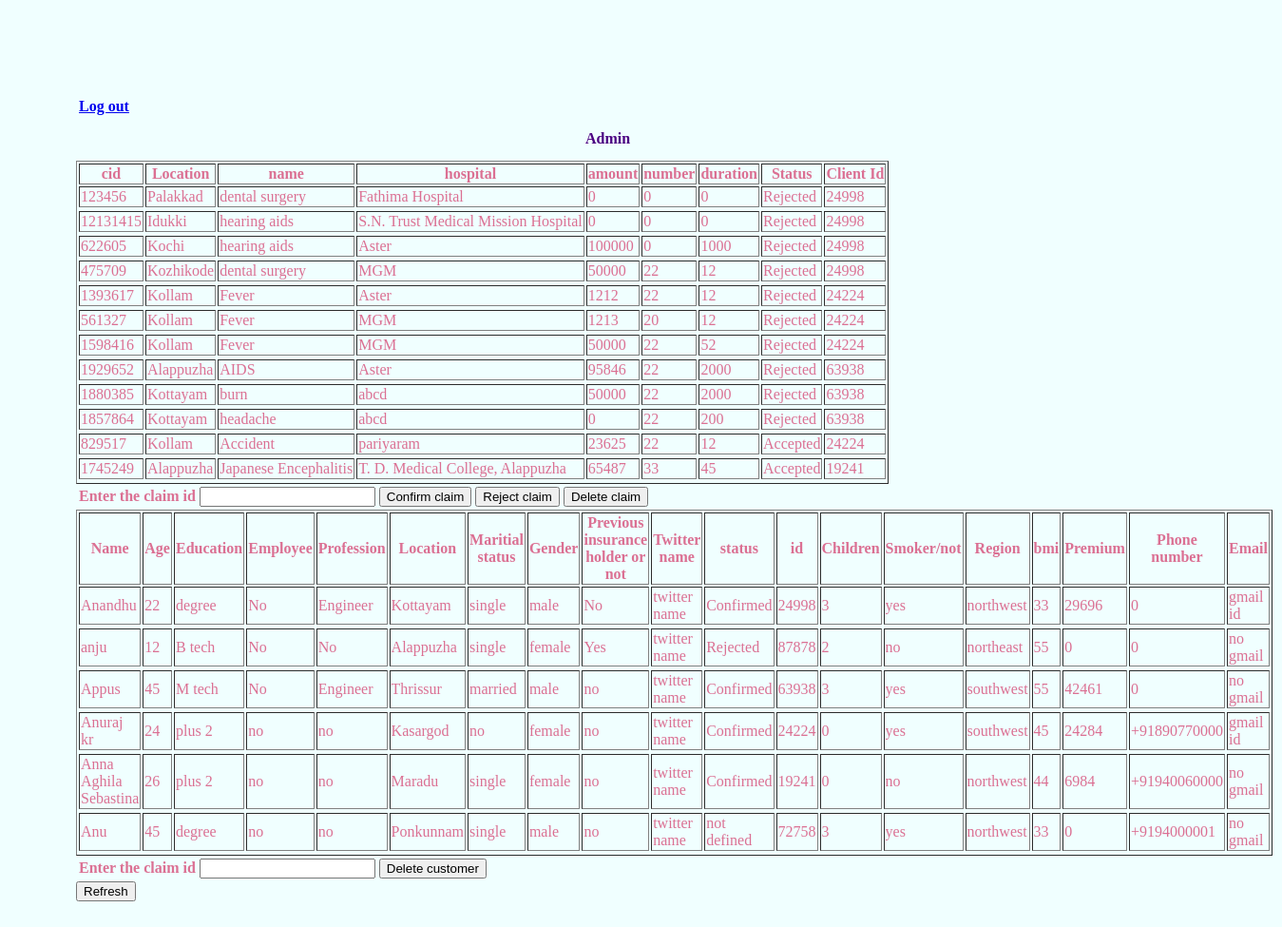
The app's page /admin.php with its own data.
### tables this page shows
CREATE TABLE IF NOT EXISTS `claim` (
  `cid` int(222) NOT NULL,
  `Location` varchar(22) NOT NULL,
  `id` int(22) NOT NULL,
  `name` varchar(22) DEFAULT NULL,
  `hospital` varchar(44) NOT NULL,
  `amount` int(30) NOT NULL,
  `number` int(22) NOT NULL,
  `duration` int(22) NOT NULL,
  `status` varchar(22) NOT NULL,
  `reason` varchar(60) NOT NULL
);

CREATE TABLE IF NOT EXISTS `register2` (
  `name` varchar(22) NOT NULL,
  `age` int(22) NOT NULL,
  `education` varchar(22) NOT NULL,
  `employee` varchar(22) NOT NULL,
  `profession` varchar(22) NOT NULL,
  `location` varchar(22) NOT NULL,
  `mar` varchar(22) NOT NULL,
  `gender` varchar(22) NOT NULL,
  `Pre` varchar(22) NOT NULL,
  `tweet` varchar(22) NOT NULL,
  `status` varchar(22) DEFAULT NULL,
  `id` int(30) DEFAULT NULL,
  `children` int(10) DEFAULT NULL,
  `smoker` varchar(10) DEFAULT NULL,
  `region` varchar(20) DEFAULT NULL,
  `bmi` int(20) DEFAULT NULL,
  `premium` int(20) DEFAULT NULL,
  `ph` varchar(22) NOT NULL,
  `mail` varchar(30) NOT NULL
);

### admin.php (the view, shortened to what this page needs)
    <!doctype html>
    <html>
    <head>
    </head>
    <body>
	<table>
		 <tr>
		   <th><a href="http://localhost/AI/login.php"><center>Log out<center/></a></th>
		   </tr>
			</table>
   <?php
$sql="select * from claim";
$result=mysql_query($sql) or die($sql."<br/><br/>".mysql_error());;
			echo "<table border='1'>
	<tr>
	<th>cid</th>
	<th>Location</th>
	<th>name</th>
	<th>hospital</th>
	<th>amount</th>
	<th>number</th>
	<th>duration</th>
	<th>Status</th>
	<th>Client Id</th>
	</tr>";
		while ($row = mysql_fetch_array ($result)){
			echo "<tr>";
			echo "<td>" . $row['cid'] . "</td>";
			echo "<td>" . $row['Location'] . "</td>";
			echo "<td>" . $row['name'] . "</td>";
			echo "<td>" . $row['hospital'] . "</td>";
			echo "<td>" . $row['amount'] . "</td>";
			echo "<td>" . $row['number'] . "</td>";
			echo "<td>" . $row['duration'] . "</td>";
			echo "<td>" . $row['status'] . "</td>";
			echo "<td>" . $row['id'] . "</td>";
		}
    ?>
        <center><h2>Admin</h2></center>
		 <form action="" method="POST">
           <table>
		   <tr>
		   <th>Enter the claim id </th>
		   <th><input type="text" name="cid"></th>
		    <th align="centre"><input type="submit" value="Confirm claim" name="submitc" /> </th>
			 <th align="centre"><input type="submit" value="Reject claim" name="submitr" /> </th>
			 <th align="centre"><input type="submit" value="Delete claim" name="submitd" /> </th>
		  </tr>
	</form>
<?php
$sql="select * from register2";
$result=mysql_query($sql) or die($sql."<br/><br/>".mysql_error());;
			echo "<table border='1'>
	<tr>
	<th>Name</th>
	<th>Age</th>
	<th>Education</th>
	<th>Employee</th>
	<th>Profession</th>
	<th>Location</th>
	<th>Maritial status</th>
	<th>Gender</th>
	<th>Previous insurance holder or not</th>
	<th>Twitter name</th>
	<th>status</th>
	<th>id</th>
	<th>Children</th>
	<th>Smoker/not</th>
	<th>Region</th>
	<th>bmi</th>
	<th>Premium</th>
	<th>Phone number</th>
	<th>Email</th>
	</tr>";
		while ($row = mysql_fetch_array ($result)){
			if($row['id']!='999910'){
			echo "<tr>";
			echo "<td>" . $row['name'] . "</td>";
			echo "<td>" . $row['age'] . "</td>";
			echo "<td>" . $row['education'] . "</td>";
			echo "<td>" . $row['employee'] . "</td>";
			echo "<td>" . $row['profession'] . "</td>";
			echo "<td>" . $row['location'] . "</td>";
			echo "<td>" . $row['mar'] . "</td>";
			echo "<td>" . $row['gender'] . "</td>";
			echo "<td>" . $row['Pre'] . "</td>";
			echo "<td>" . $row['tweet'] . "</td>";
			echo "<td>" . $row['status'] . "</td>";
			echo "<td>" . $row['id'] . "</td>";
			echo "<td>" . $row['children'] . "</td>";
			echo "<td>" . $row['smoker'] . "</td>";
			echo "<td>" . $row['region'] . "</td>";
			echo "<td>" . $row['bmi'] . "</td>";
			echo "<td>" . $row['premium'] . "</td>";
			echo "<td>" . $row['ph'] . "</td>";
			echo "<td>" . $row['mail'] . "</td>";
			}
		}
?>
 <form action="" method="POST">
           <table>
		   <tr>
		   <th>Enter the claim id </th>
		   <th><input type="text" name="cid"></th>
		    <th align="centre"><input type="submit" value="Delete customer" name="submitcli" /> </th>
		  </tr>
	</form>
 <input type=button value="Refresh" onClick="window.location.reload()">
    </body>
    </html>

### admin.php (style rules this page uses)
body { margin-top: 100px; margin-bottom: 100px; margin-right: 150px; margin-left: 80px; background-color: azure ; color: palevioletred; font-family: verdana; font-size: 100% }
h2 { color: indigo; font-family: verdana; font-size: 100%; }

### records on screen
claim: cid "123456", Location "Palakkad", name "dental surgery", hospital "Fathima Hospital", amount "0", number "0", duration "0", status "Rejected", id "24998"
claim: cid "12131415", Location "Idukki", name "hearing aids", hospital "S.N. Trust Medical Mission Hospital", amount "0", number "0", duration "0", status "Rejected", id "24998"
claim: cid "622605", Location "Kochi", name "hearing aids", hospital "Aster", amount "100000", number "0", duration "1000", status "Rejected", id "24998"
claim: cid "475709", Location "Kozhikode", name "dental surgery", hospital "MGM", amount "50000", number "22", duration "12", status "Rejected", id "24998"
claim: cid "1393617", Location "Kollam", name "Fever", hospital "Aster", amount "1212", number "22", duration "12", status "Rejected", id "24224"
claim: cid "561327", Location "Kollam", name "Fever", hospital "MGM", amount "1213", number "20", duration "12", status "Rejected", id "24224"
claim: cid "1598416", Location "Kollam", name "Fever", hospital "MGM", amount "50000", number "22", duration "52", status "Rejected", id "24224"
claim: cid "1929652", Location "Alappuzha", name "AIDS", hospital "Aster", amount "95846", number "22", duration "2000", status "Rejected", id "63938"
claim: cid "1880385", Location "Kottayam", name "burn", hospital "abcd", amount "50000", number "22", duration "2000", status "Rejected", id "63938"
claim: cid "1857864", Location "Kottayam", name "headache", hospital "abcd", amount "0", number "22", duration "200", status "Rejected", id "63938"
claim: cid "829517", Location "Kollam", name "Accident", hospital "pariyaram", amount "23625", number "22", duration "12", status "Accepted", id "24224"
claim: cid "1745249", Location "Alappuzha", name "Japanese Encephalitis", hospital "T. D. Medical College, Alappuzha", amount "65487", number "33", duration "45", status "Accepted", id "19241"
register2: name "Anandhu", age "22", education "degree", employee "No", profession "Engineer", location "Kottayam", mar "single", gender "male", Pre "No", tweet "twitter name", status "Confirmed", id "24998", children "3", smoker "yes", region "northwest", bmi "33", premium "29696", ph "0", mail "gmail id"
register2: name "anju", age "12", education "B tech", employee "No", profession "No", location "Alappuzha", mar "single", gender "female", Pre "Yes", tweet "twitter name", status "Rejected", id "87878", children "2", smoker "no", region "northeast", bmi "55", premium "0", ph "0", mail "no gmail"
register2: name "Appus", age "45", education "M tech", employee "No", profession "Engineer", location "Thrissur", mar "married", gender "male", Pre "no", tweet "twitter name", status "Confirmed", id "63938", children "3", smoker "yes", region "southwest", bmi "55", premium "42461", ph "0", mail "no gmail"
register2: name "Anuraj kr", age "24", education "plus 2", employee "no", profession "no", location "Kasargod", mar "no", gender "female", Pre "no", tweet "twitter name", status "Confirmed", id "24224", children "0", smoker "yes", region "southwest", bmi "45", premium "24284", ph "+91890770000", mail "gmail id"
register2: name "Anna Aghila Sebastina", age "26", education "plus 2", employee "no", profession "no", location "Maradu", mar "single", gender "female", Pre "no", tweet "twitter name", status "Confirmed", id "19241", children "0", smoker "no", region "northwest", bmi "44", premium "6984", ph "+91940060000", mail "no gmail"
register2: name "Anu", age "45", education "degree", employee "no", profession "no", location "Ponkunnam", mar "single", gender "male", Pre "no", tweet "twitter name", status "not defined", id "72758", children "3", smoker "yes", region "northwest", bmi "33", premium "0", ph "+9194000001", mail "no gmail"
